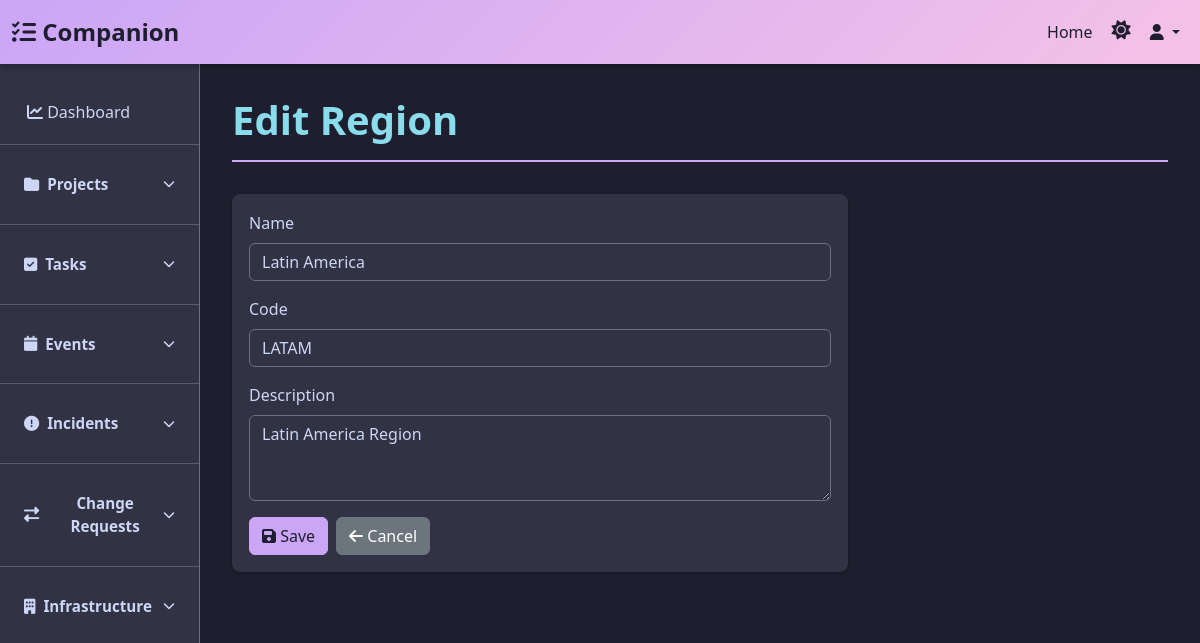
Page /infrastructure/regions/2/edit/ on the committed database.
### inframan/models.py (models this page shows, shortened)
class Region(models.Model):
    name = models.CharField(max_length=100, unique=True)
    code = models.CharField(max_length=10, unique=True)
    description = models.TextField(blank=True, null=True)
    created_at = models.DateTimeField(auto_now_add=True)
    updated_at = models.DateTimeField(auto_now=True)
    class Meta:
        ordering = ['name']
        verbose_name = 'Region'
        verbose_name_plural = 'Regions'

### inframan/views.py (the view)
# urls.py: path('regions/<int:pk>/edit/', views.region_edit, name='region_edit'),
def region_edit(request, pk):
    region = get_object_or_404(Region, pk=pk)
    if request.method == 'POST':
        form = RegionForm(request.POST, instance=region)
        if form.is_valid():
            form.save()
            messages.success(request, 'Region updated successfully!')
            return redirect('inframan:region_list')
    else:
        form = RegionForm(instance=region)
    return render(request, 'inframan/region_form.html', {'form': form, 'region': region, 'title': 'Edit Region'})

### inframan/forms.py
class RegionForm(forms.ModelForm):
    class Meta:
        model = Region
        fields = ['name', 'code', 'description']
        widgets = {
            'name': forms.TextInput(attrs={'class': 'form-control', 'placeholder': 'e.g., North America'}),
            'code': forms.TextInput(attrs={'class': 'form-control', 'placeholder': 'e.g., NA'}),
            'description': forms.Textarea(attrs={'class': 'form-control', 'rows': 3}),
        }

### templates/inframan/region_form.html (shortened to what this page needs)
{% extends 'shiro/base.html' %}
{% block content %}
<div class="page-header">
    <h1>{{ title }}</h1>
</div>
<div class="row">
    <div class="col-lg-8">
        <div class="card">
            <div class="card-body">
                <form method="post" novalidate>
                    {% for field in form %}
                        <div class="mb-3">
                            {% if field.field.widget.input_type == 'checkbox' %}
                                <div class="form-check">
                                    {{ field }}
                                    <label class="form-check-label" for="{{ field.id_for_label }}">
                                        {{ field.label }}
                                    </label>
                                </div>
                            {% elif field.field.widget.input_type == 'password' %}
                                <label for="{{ field.id_for_label }}" class="form-label">{{ field.label }}</label>
                                {{ field }}
                                <small class="form-text text-muted d-block mt-1">Store securely - iDRAC credentials</small>
                            {% else %}
                                <label for="{{ field.id_for_label }}" class="form-label">{{ field.label }}</label>
                                {{ field }}
                            {% endif %}
                        </div>
                    {% endfor %}
                    <div class="d-flex gap-2">
                        <button type="submit" class="btn btn-primary">
                            <i class="fas fa-save"></i> Save
                        </button>
                        <a href="javascript:history.back()" class="btn btn-secondary">
                            <i class="fas fa-arrow-left"></i> Cancel
                        </a>
                    </div>
                </form>
            </div>
        </div>
    </div>
</div>
{% endblock %}

### templates/shiro/base.html (style rules this page uses)
:root { --dracula-background-light: #f7ede1; --dracula-foreground-light: #2d2a26; --dracula-selection-light: #ffffff; --dracula-comment-light: #8a8378; --dracula-red-light: #e5484d; --dracula-orange-light: #f5822a; --dracula-yellow-light: #d4a017; --dracula-green-light: #2fae5a; --dracula-purple-light: #f5822a; --dracula-cyan-light: #f5822a; --dracula-pink-light: #f5822a; --dracula-background: #1e1e2e; --dracula-foreground: #cdd6f4; --dracula-selection: #313244; --dracula-comment: #6c7086; --dracula-red: #f38ba8; --dracula-orange: #fab387; --dracula-yellow: #f9e2af; --dracula-green: #a6e3a1; --dracula-purple: #cba6f7; --dracula-cyan: #89dceb; --dracula-pink: #f5c2e7; }
body { font-family: 'Segoe UI', Tahoma, Geneva, Verdana, sans-serif; background-color: var(--dracula-background); color: var(--dracula-foreground); transition: background-color 0.3s ease, color 0.3s ease; }
.page-header { margin-bottom: 2rem; padding-bottom: 1rem; border-bottom: 2px solid var(--dracula-purple); }
.page-header h1 { color: var(--dracula-cyan); font-weight: 700; margin: 0; }
.card { border: 1px solid var(--dracula-selection); background-color: var(--dracula-selection); color: var(--dracula-foreground); box-shadow: 0 1px 3px rgba(0,0,0,0.3); border-radius: 0.5rem; transition: all 0.3s ease; margin-bottom: 1.5rem; }
.btn-primary { background-color: var(--dracula-purple); border-color: var(--dracula-purple); color: #1e1e2e; }
.form-control, .form-select { background-color: var(--dracula-selection); color: var(--dracula-foreground); border: 1px solid var(--dracula-comment); }

### rows in the picture
Region: form "Latin America" "LATAM" "Latin America Region"

### other values in the picture
{{ title }} "Edit Region"
{{ field.label }} "Name" "Code" "Description"
